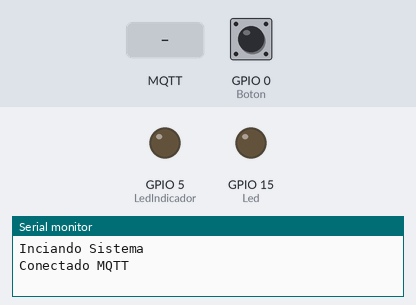
This sketch was run on a simulated ESP8266 (NodeMCU). On the bench: output pins drawn as LEDs (lit = HIGH), the last lines printed to the serial monitor. The inputs (shaded band) are chosen by the test bench; at power-on: GPIO 0 (Boton) HIGH. WiFi joins after 1.5 s; servers stay silent unless stated; no MQTT or app messages arrive unless stated.

Above: at 2.7 s.
2.8 s: MQTT message "1" arrives on the first subscribed topic
At 3.2 s:
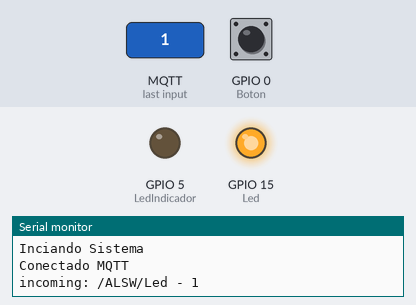
5.9 s: MQTT message "on" arrives on the first subscribed topic
At 6.4 s:
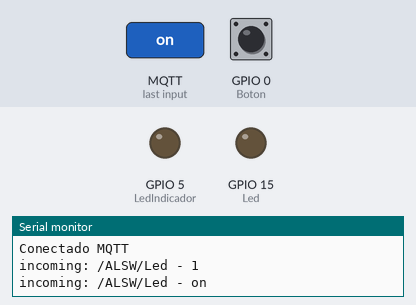
Timing chart, 0 to 8.9 s (numbered marks = the images above; inputs shaded):
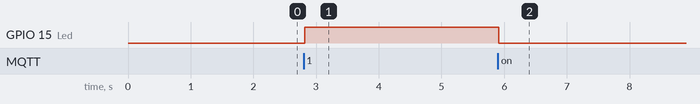

Measured:
- after the input at 2.8 s, GPIO 15 (Led): LOW → HIGH at once
- after the input at 5.9 s, GPIO 15 (Led): HIGH → LOW at once

The sketch:

Arduino_IOT.ino
```cpp
// Creado ChepeCarlos de ALSW
// Tutorial Completo en https://nocheprogramacion.com
// Canal Youtube https://youtube.com/alswnet?sub_confirmation=1

#ifdef ARDUINO_ARCH_ESP32
#include <WiFi.h>
#include <WiFiMulti.h>
WiFiMulti wifiMulti;
#else
#include <ESP8266WiFi.h>
#include <ESP8266WiFiMulti.h>
ESP8266WiFiMulti wifiMulti;
#endif

#include <MQTT.h>

WiFiClient net;
MQTTClient client;

long TiempoPasado = 0;
int LedIndicador = 5;
int Led = 15;
int Boton = 0;
boolean EstadoBoton = false;
boolean EstadoLed = false;

void setup() {
  Serial.begin(115200);
  delay(10);
  Serial.println("Inciando Sistema");
  pinMode(LedIndicador, OUTPUT);
  pinMode(Led, OUTPUT);
  pinMode(Boton, INPUT);
  wifiMulti.addAP("ALSW", "25264897");
  wifiMulti.addAP("ALSW2", "72103607");
  wifiMulti.addAP("ALSW", "Chepecarlos");

  client.begin("broker.shiftr.io", net);
  client.onMessage(RecibirMensaje);

  Conectando();
}

void loop() {
  client.loop();
  delay(10);

  if (!client.connected()) {
    Conectando();
  }

  ActualizarLed();
  ActualizarBoton();
  MandarData();
}

void MandarData() {
  if (millis() > TiempoPasado + 500) {
    String Mensaje = String(EstadoBoton);
    client.publish("/ALSW/Boton", Mensaje);
    TiempoPasado = millis();
  }
}

void ActualizarLed() {
  if (EstadoLed) {
    digitalWrite(Led, 1);
  }
  else {
    digitalWrite(Led, 0);
  }
}

void ActualizarBoton() {
  if (digitalRead(Boton) == 0) {
    EstadoBoton = !EstadoBoton;
    Serial.println("Se Presiono el boton");
    delay(500);
  }
}

void Conectando() {
  while (wifiMulti.run() != WL_CONNECTED) {
    digitalWrite(LedIndicador, 0);
    delay(2000);
    digitalWrite(LedIndicador, 1);
    delay(2000);
    Serial.println(".");
  }
  while (!client.connect("ControladorIOT", "polloALSW", "PolloSecreto")) {
    digitalWrite(LedIndicador, 0);
    delay(500);
    digitalWrite(LedIndicador, 1);
    delay(500);
    Serial.println("*");
  }
  Serial.println("Conectado MQTT");
  client.subscribe("/ALSW/Led");
}

void RecibirMensaje(String &topic, String &payload) {
  Serial.println("incoming: " + topic + " - " + payload);
  if (payload == "1") {
    EstadoLed  = true;
  }
  else {
    EstadoLed  = false;
  }
}
```
